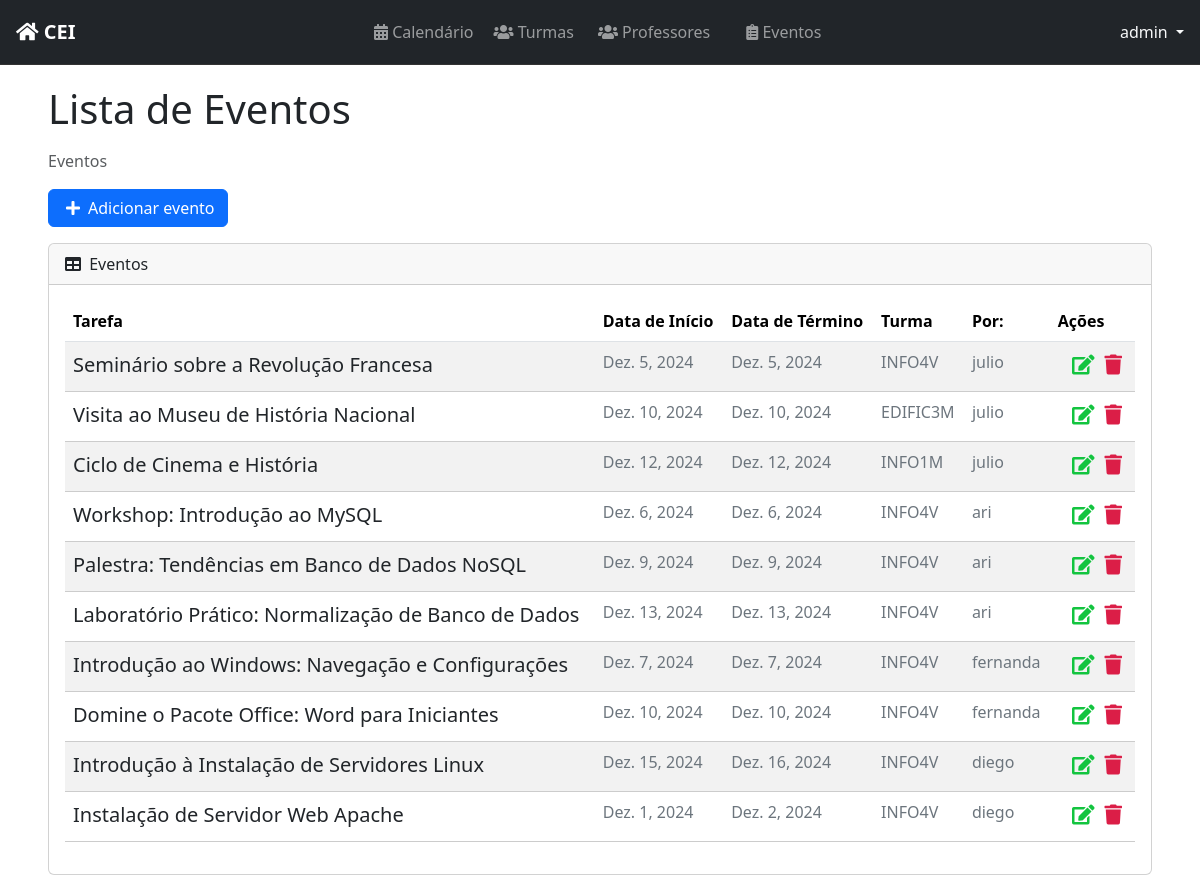
The page /list/ (signed in) on the database as committed earlier.
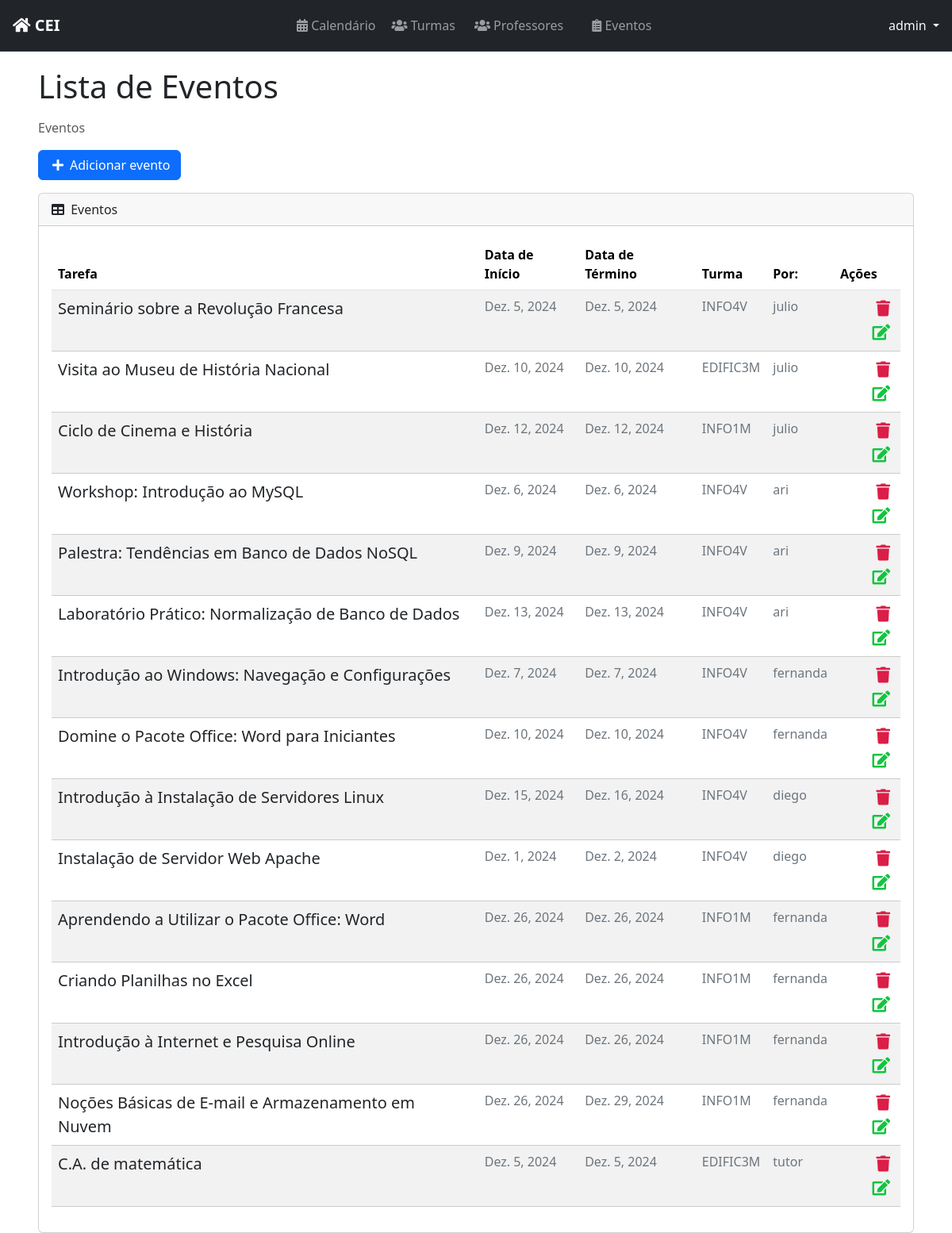
The same page on the database as committed later.
### profiles/models.py (models this page shows, shortened)
class CustomUser(AbstractUser):
    id = models.BigAutoField(primary_key=True)
    turma = models.ForeignKey('classes.Turma', on_delete=models.SET_NULL, blank=True, null=True, related_name='customuser_set')

### tasks/models.py (models this page shows, shortened)
class Task(models.Model):
    id = models.BigAutoField(primary_key=True)
    title = models.CharField(max_length=100)
    description = models.TextField(max_length=500)
    start_date = models.DateField()
    end_date = models.DateField()
    start_time = models.TimeField()
    end_time = models.TimeField()
    usuario = models.ForeignKey(CustomUser, on_delete=models.CASCADE)
    turma = models.ForeignKey('classes.Turma', on_delete=models.CASCADE,  related_name='task_set')
    created_at = models.DateTimeField(auto_now_add=True)
    updated_at = models.DateTimeField(auto_now=True)

### classes/models.py (models this page shows, shortened)
class Turma(models.Model):
    TURNO_CHOICES = [
        ('manha', 'Manhã'),
        ('tarde', 'Tarde'),
        ('noite', 'Noite'),
    ]
    CURSO_CHOICES = [
        ('edificacoes', 'Edificações'),
        ('informatica', 'Informática'),
        ('meio_ambiente', 'Meio Ambiente'),
        ('matematica', 'Matemática'),
    ]
    SERIE_CHOICES = [
        ('1', '1º Ano'),
        ('2', '2º Ano'),
        ('3', '3º Ano'),
        ('4', '4º Ano'),
    ]
    nome = models.CharField(max_length=8, unique=True)
    serie = models.CharField(max_length=1, choices=SERIE_CHOICES)
    turno = models.CharField(max_length=5, choices=TURNO_CHOICES)
    curso = models.CharField(max_length=15, choices=CURSO_CHOICES)

### tasks/views.py (the view)
# urls.py: path('list/', TaskListView.as_view(), name='task-list'),
class TaskListView(GroupRequiredMixin, LoginRequiredMixin, ListView):
    group_required = [u"Docente", u"Tutor"]
    login_url = reverse_lazy('login')
    model = Task
    template_name = 'tasks/list.html'
    context_object_name = 'tasks'
    ordering = '-created_at'
    def get_queryset(self):
        user_groups = self.request.user.groups.values_list('name', flat=True)
        if "Administrador" in user_groups:
            return Task.objects.all()
        return Task.objects.filter(usuario=self.request.user)

### tasks/context_processors.py (called while the page is built)
def user_in_discente(request):
    if request.user.is_authenticated:
        return {'user_in_discente': request.user.groups.filter(name="Discente").exists()}
    return {'user_in_discente': False}

### tasks/templates/tasks/list.html (shortened to what this page needs)
{% extends 'base.html' %}
{% load static %}
{% block content %}
<div class="container-fluid">
    <h1 class="mb-3">Lista de Eventos</h1>
    <ol class="breadcrumb mb-3">
        <li class="breadcrumb-item active">Eventos</li>
    </ol>
    <div class="row mb-3">
        <div class="col-12 col-sm-auto">
            <a id="add-link" href="{% url 'new-task' %}" class="btn btn-primary d-flex align-items-center">
                <i class="fas fa-plus me-2"></i> Adicionar evento
            </a>
        </div>
    </div>
    <div class="card">
        <div class="card-header">
            <i class="fas fa-table me-1"></i>
            Eventos
        </div>
        <div class="card-body">
            <div class="table-responsive">
                <table id="datatablesSimple" class="table table-striped table-hover">
                    <thead class="table">
                        <tr>
                            <th>Tarefa</th>
                            <th>Data de Início</th>
                            <th>Data de Término</th>
                            <th>Turma</th>
                            <th>Por:</th>
                            <th>Ações</th>
                        </tr>
                    </thead>
                    <tbody>
                        {% for task in tasks %}
                        <tr class="task-item">
                            <td>
                                <a href="/task/{{ task.id }}" class="text-decoration-none text-dark">{{ task.title }}</a>
                            </td>
                            <td style="color: #6c757d;" class="fs-6">{{ task.start_date }}</td>
                            <td style="color: #6c757d;" class="fs-6">{{ task.end_date }}</td>
                            <td style="color: #6c757d;" class="fs-6">{{ task.turma.nome }}</td>
                            <td style="color: #6c757d;" class="fs-6">{{ task.usuario.username }}</td>
                            <td>
                                <a href="{% url 'delete-task' task.id %}" class="text-danger me-2"><i class="fas fa-trash"></i></a>
                                <a href="{% url 'edit-task' task.id %}" class="text-warning"><i class="fas fa-edit"></i></a>
                            </td>
                        </tr>
                        {% endfor %}
                    </tbody>
                </table>
            </div>
        </div>
    </div>
</div>
{% endblock %}
{% block scripts %}
<link href="{% static 'css/style.min.css' %}" rel="stylesheet"/>
{% endblock %}

### tasks/templates/base.html (shortened to what this page needs)
{% load static %}
<!DOCTYPE html>
<html lang="pt-br">
<head>
    <link href="{% static 'bootstrap/css/bootstrap.min.css' %}" rel="stylesheet">
    <link rel="stylesheet" href="https://cdnjs.cloudflare.com/ajax/libs/font-awesome/5.15.4/css/all.min.css">
    <link rel="stylesheet" href="{% static 'css/styles.css' %}">
    <link href="{% static 'css/style.min.css' %}" rel="stylesheet"/>
</head>
<body>
  <nav class="navbar navbar-expand-lg navbar-dark bg-dark">
    <div class="container-fluid">
      <a class="navbar-brand" href="{% url 'dashboard' %}">
        <i class="fas fa-home"></i> CEI
      </a>
      <div class="collapse navbar-collapse" id="navbarSupportedContent">
        <ul class="navbar-nav me-auto mb-2 mb-lg-0">
          <li class="nav-item">
            <a class="nav-link" aria-current="page" href="{% url 'calendar' %}">
              <i class="fas fa-calendar-alt"></i> Calendário
            </a>
          </li>
          <li class="nav-item mx-lg-1">
            <a class="nav-link" href="{% url 'lista-turmas' %}">
              <i class="fas fa-users"></i> Turmas
            </a>
          </li>
          <li class="nav-item mx-lg-1">
            <a class="nav-link" href="{% url 'docentes_list' %}">
              <i class="fas fa-users"></i> Professores
            </a>
          </li>
          {% if user.is_authenticated and not user_in_discente %}
          <li class="nav-item mx-lg-3">
            <a class="nav-link" aria-current="page" href="{% url 'task-list' %}">
              <i class="fas fa-clipboard-list"></i> Eventos
            </a>
          </li>
          {% endif %}
        </ul>
        {% if user.is_authenticated %}
        <div class="dropdown">
          <a class="nav-link dropdown-toggle text-light" href="#" id="navbarDropdown" role="button" data-bs-toggle="dropdown" aria-expanded="false">
            {{ user.username }}
          </a>
        </div>
        {% else %}
        <li class="nav nav-pills flex-column">
          <a href="{% url 'login' %}" class="nav-link text-white">
            Login
          </a>
        </li>
        {% endif %}
      </div>
    </div>
  </nav>
  <div class="container-fluid px-5">
    <div class="col-12">
      {% block content %}
      {% endblock %}
    </div>
  </div>
  {% block scripts %}
  {% endblock %}
</body>
</html>

### static/css/styles.css (style rules this page uses)
.container-fluid { padding: 0; }
.navbar { border-bottom: 1px solid #333; margin-bottom: 20px; }
.navbar-nav { margin: auto; }
.navbar-brand { font-weight: bold; }
#add-link { text-decoration: none; }
.fas.fa-plus { color: #FFF; margin-right: 10px; margin-left: 5px; }
.task-item { list-style: none; font-size: 20px; height: 50px; padding-top: 10px; border-bottom: 1px dashed #CCC; }
.fas.fa-trash { color: #db1e47; cursor: pointer; margin: 5px; font-size: 20px; float: right; }
.fas.fa-edit { color: #13c43f; cursor: pointer; margin: 5px; font-size: 20px; float: right; }

### tasks/templates/base.html (style rules this page uses)
.navbar { padding: 0.75rem 1rem; }

Rows that differ between the two databases and show on the page:
added Task: title "Aprendendo a Utilizar o Pacote Office: Word", start_date "Dez. 26, 2024", end_date "Dez. 26, 2024", turma.nome "INFO1M", usuario.username "fernanda"
added Task: title "Criando Planilhas no Excel", start_date "Dez. 26, 2024", end_date "Dez. 26, 2024", turma.nome "INFO1M", usuario.username "fernanda"
added Task: title "Introdução à Internet e Pesquisa Online", start_date "Dez. 26, 2024", end_date "Dez. 26, 2024", turma.nome "INFO1M", usuario.username "fernanda"
added Task: title "Noções Básicas de E-mail e Armazenamento em Nuvem", start_date "Dez. 26, 2024", end_date "Dez. 29, 2024", turma.nome "INFO1M", usuario.username "fernanda"
added Task: title "C.A. de matemática", start_date "Dez. 5, 2024", end_date "Dez. 5, 2024", turma.nome "EDIFIC3M", usuario.username "tutor"
